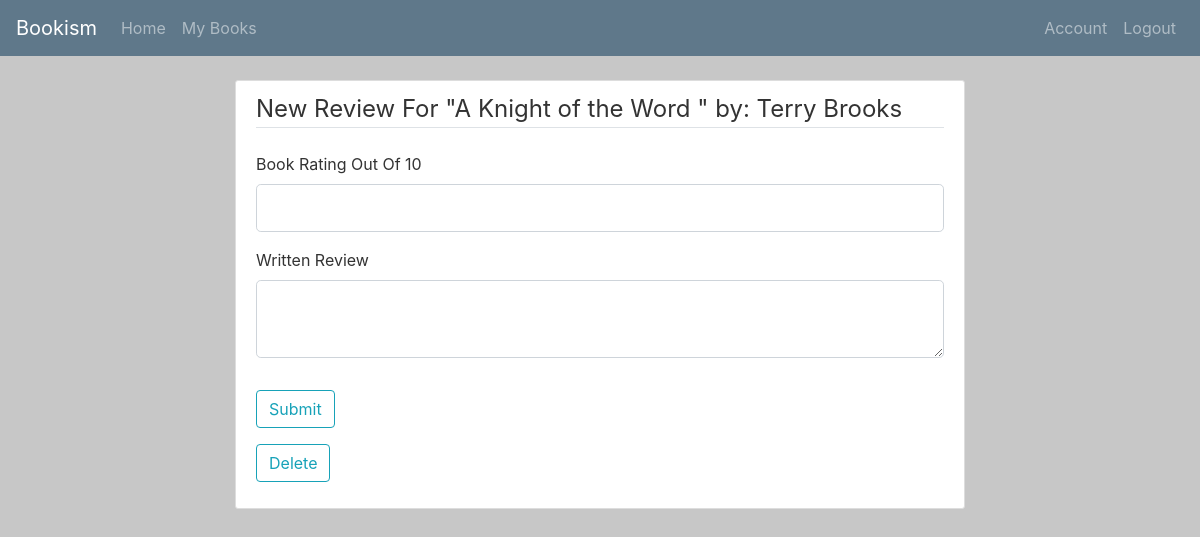
/review/59 (signed in), run on an earlier commit of the app's database.
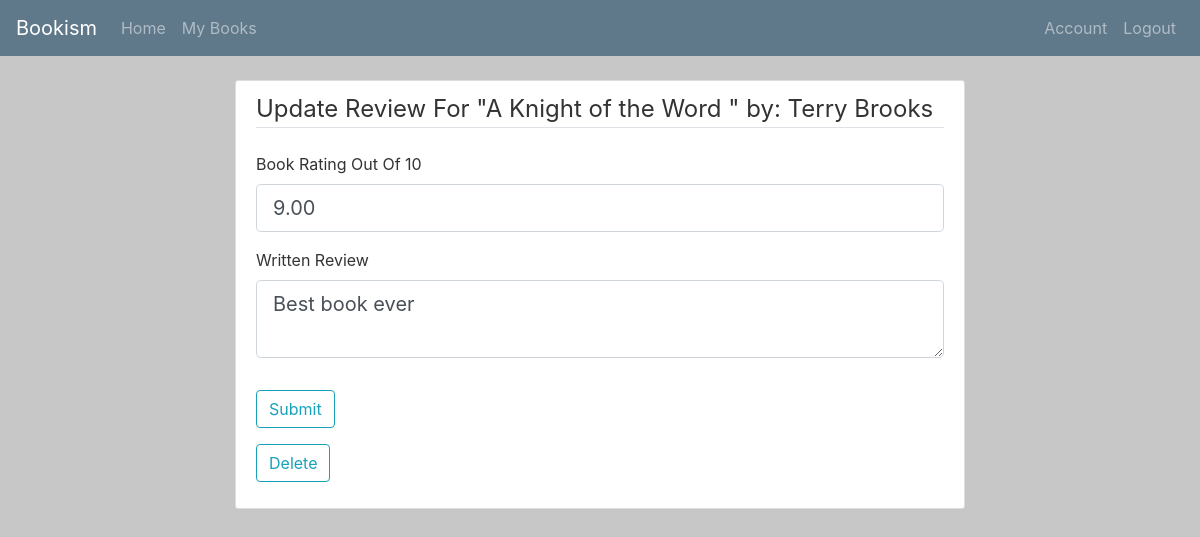
And on a later commit of the database.
### project1/models.py (models this page shows)
class Review(db.Model):
    book_id = db.Column(db.String(25), db.ForeignKey('book.id'), primary_key = True)
    user_id = db.Column(db.Integer, db.ForeignKey('user.id'), primary_key = True)
    username = db.Column(db.String(25), nullable=False)
    bookname = db.Column(db.String(50), nullable=False)
    timestamp = db.Column(db.DateTime, default=datetime.utcnow)
    review = db.Column(db.Text)
    rating = db.Column(db.Float)
    books = db.relationship("Book", back_populates="reviews")
    users = db.relationship("User", back_populates="reviews")

### project1/routes.py (the view, shortened to what this page needs)
@app.route('/review/<int:id>', methods=['GET', 'POST'])
@login_required
def review(id):
    form = ReviewForm()            # Create the form
    book = Book.query.get(int(id)) # Get the book from the database
    r = Review.query.filter_by(book_id=id, user_id=current_user.id).first()
    heading = "New" # Used as aheading in the HTML
    if book is None:  # Check that the book exists
        flash('That Book ID Is Invalid', 'info')
        redirect(url_for('index'))
    if r:
        form.review.data = r.review
        form.rating.data = r.rating
        heading = "Update"
    if form.delete.data and r:
        db.session.delete(r)
        db.session.commit()
        flash(f'Your Review Was Successfully Deleted', 'success')
        return redirect(url_for('users', id=current_user.id))
    return render_template('review.html', heading=heading, form=form, book=book)

### project1/forms.py
class ReviewForm(FlaskForm):
    rating =  DecimalField('Book Rating Out Of 10',
        validators=([DataRequired(), NumberRange(min=0, max=10)]))
    review = TextAreaField('Written Review')
    submit = SubmitField('Submit')
    delete = SubmitField('Delete')

### project1/models.py (called while the page is built)
@login_manager.user_loader
def load_user(user_id):
    return User.query.get(int(user_id))

### project1/templates/review.html (shortened to what this page needs)
{% extends "index.html" %}
{% block body %}
<div class="col-md-8 justify-content-center">
  <div class="content-section">
    <form action="" method="post">
      <fieldset class="form-group">
        <legend class="border-bottom mb-4">{{ heading }}  Review  For  "{{ book.title }}"   by:  {{ book.author }}</legend>
        <div class="form-group">
          {{ form.rating.label(class="form-control-label") }}
          {% if form.rating.errors %}
            {{ form.rating(class="form-control form-control-lg is-invalid") }}
            <div class="invalid-feedback">
              {% for error in form.rating.errors %}
                <span>{{ error }}</span>
              {% endfor %}
            </div>
          {% else %}
            {{ form.rating(class="form-control form-control-lg") }}
          {% endif %}
        </div>
        <div class="form-group">
          {{ form.review.label(class="form-control-label") }}
          {% if form.review.errors %}
            {{ form.review(class="form-control form-control-lg is-invalid") }}
            <div class="invalid-feedback">
              {% for error in form.review.errors %}
                <span>{{ error }}</span>
              {% endfor %}
            </div>
          {% else %}
            {{ form.review(class="form-control form-control-lg") }}
          {% endif %}
        </div>
      </fieldset>
      <div class="form-group">
        {{ form.submit(class="btn btn-outline-info") }}
      </div>
      <div class="form-group" width="200">
        {{ form.delete(class="btn btn-outline-info") }}
      </div>
    </form>
  </div>
</div>
{% endblock %}

What changed in the data, as far as the page shows it:
added Review: rating "9.00", review "Best book ever"
Also different on the page:
{{ heading }}: "New" → "Update"
